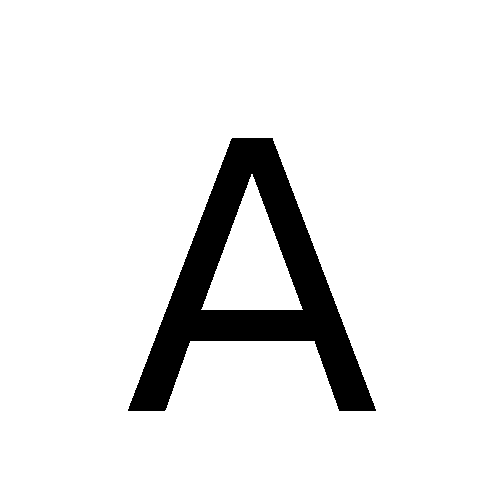
#> input picture ms042087.github.com/image/DIP_tutorial_1_djp/answer_codes & results/letterA.png, 500 x 500 px
$ python add_noise.py   (older library calls are emulated)
#> lines starting #> are read from the running program, lines starting #| are printed output that depends on the picture; after the words box and inside, x2 and y2 are one past the last pixel; in counts of white or black regions, pixels touching at a corner belong together
# -*- coding: utf-8 -*-
"""
Created on Tue Mar 07 10:38:41 2017

@author: DONG Jinping
"""

from scipy import misc
import matplotlib.pyplot as plt
from skimage.util import random_noise


# Main procedure
faceA = misc.imread('letterA.png')
#> faceA is the input picture: shape (500, 500); 91.2% white; 1 black region, box (x1, y1, x2, y2) and area: (128, 138, 376, 411) 22076

faceA_noise1 = random_noise(faceA, mode='gaussian')
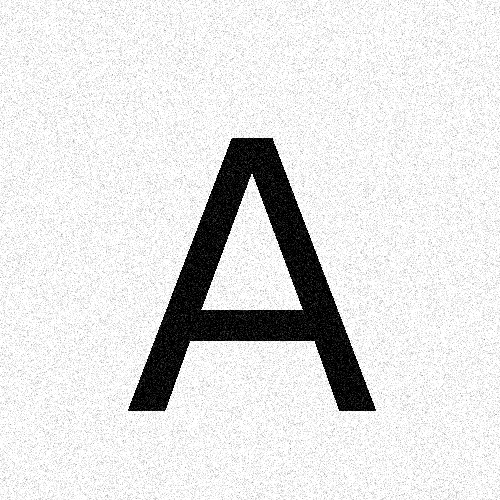
#> faceA_noise1: shape (500, 500) float64; min 0, max 1, mean 0.879
faceA_noise2 = random_noise(faceA, mode='s&p')
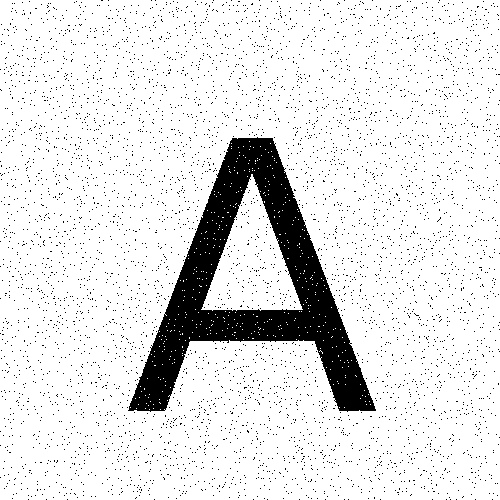
#> faceA_noise2: shape (500, 500) float64; values 0 (black) and 1 (white), 89.1% white; 5134 black regions (5133 under 20 px), largest, box (x1, y1, x2, y2) and area: (128, 137, 376, 412) 21589

# Display images
plt.figure('A + gaussian noise')
plt.imshow(faceA_noise1,cmap='gray')

plt.figure('A + salt&pepper noise')
plt.imshow(faceA_noise1,cmap='gray')

# Output images
misc.imsave('img_A_gaussian_noise.png',faceA_noise1)
misc.imsave('img_A_saltpepper_noise.png',faceA_noise2)
